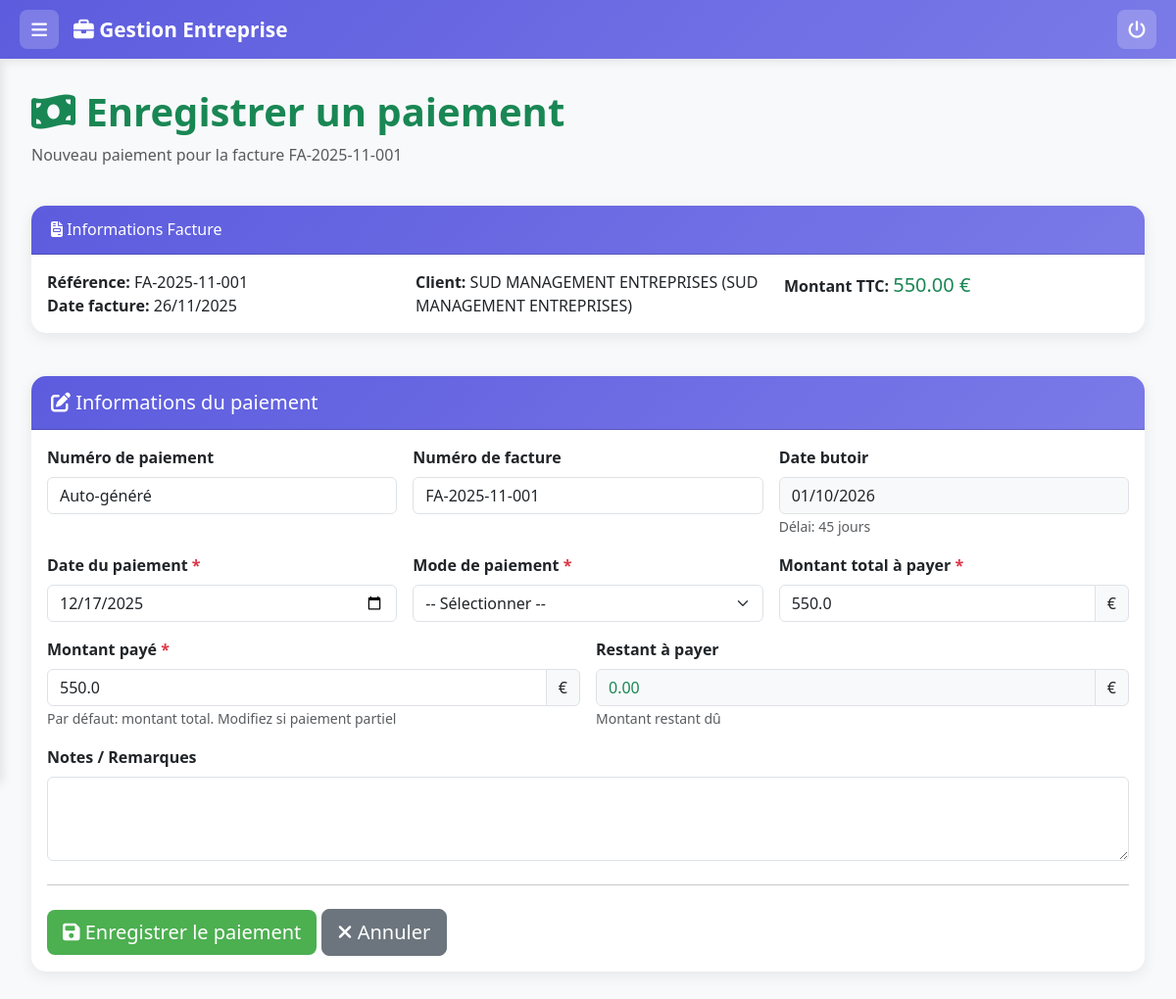
Page /paiement/saisie?prestation_id=3 on the committed database.
### app.py (models this page shows, shortened)
class Facture(db.Model):
    __tablename__ = 'factures'
    id = db.Column(db.Integer, primary_key=True)
    prestation_id = db.Column(db.Integer, db.ForeignKey('prestations.id'), nullable=False)
    reference_facture = db.Column(db.String(100), unique=True, nullable=False)  # FA-27.2020-12-039
    date_facture = db.Column(db.Date, nullable=False)
    date_envoi = db.Column(db.Date)
    reference_paiement = db.Column(db.String(100))
    date_paiement = db.Column(db.Date)
    mail_envoi = db.Column(db.String(200))  # Email destinataire
    deplacement_prix_ht = db.Column(db.Float, default=0)
    fourniture_prix_ht = db.Column(db.Float, default=0)
    prestation_prix_ht = db.Column(db.Float, default=0)
    acompte_prix_ht = db.Column(db.Float, default=0)
    remise = db.Column(db.Float, default=0)  # En pourcentage ou montant
    majoration = db.Column(db.Float, default=0)
    remise_ht = db.Column(db.Float, default=0)
    total_prix_ht = db.Column(db.Float)
    tva_applicable = db.Column(db.Float, default=0)  # En pourcentage
    total_ttc = db.Column(db.Float)
    commentaire = db.Column(db.Text)
    rib = db.Column(db.String(200))
    date_creation = db.Column(db.DateTime, default=datetime.utcnow)
    prestation = db.relationship('Prestation', backref=db.backref('factures', cascade='all, delete-orphan'))
    lignes_deplacement = db.relationship('LigneFactureDeplacement', backref='facture', lazy=True, cascade='all, delete-orphan')
    lignes_fourniture = db.relationship('LigneFactureFourniture', backref='facture', lazy=True, cascade='all, delete-orphan')
    lignes_prestation = db.relationship('LigneFacturePrestation', backref='facture', lazy=True, cascade='all, delete-orphan')

class Client(db.Model):
    __tablename__ = 'clients'
    id = db.Column(db.Integer, primary_key=True)
    nom = db.Column(db.String(100), nullable=False)
    prenom = db.Column(db.String(100))
    entreprise = db.Column(db.String(200))
    email = db.Column(db.String(120))
    telephone = db.Column(db.String(20))
    adresse = db.Column(db.Text)
    code_postal = db.Column(db.String(10))
    ville = db.Column(db.String(100))
    notes = db.Column(db.Text)
    date_creation = db.Column(db.DateTime, default=datetime.utcnow)
    actif = db.Column(db.Boolean, default=True)
    delai_paiement_jours = db.Column(db.Integer, default=30)  # Délai de paiement en jours
    calendrier_google = db.Column(db.String(500))  # ID du calendrier Google dédié à ce client
    statut_client = db.Column(db.String(50), default='Client')  # 'Prospect' ou 'Client'
    date_conversion = db.Column(db.DateTime)  # Date de conversion d'un prospect en client
    prestations = db.relationship('Prestation', backref='client', lazy=True, cascade='all, delete-orphan')
    contacts = db.relationship('Contact', backref='client', lazy=True, cascade='all, delete-orphan')

### app.py (the view, shortened to what this page needs)
@app.route('/paiement/saisie', methods=['GET', 'POST'])
def paiement_saisie():
    facture_id = request.args.get('facture_id', type=int)
    paiement_id = request.args.get('paiement_id', type=int)
    prestation_id = request.args.get('prestation_id', type=int)
    facture = None
    paiement = None
    date_butoir_calculee = None
    if prestation_id and not facture_id:
        facture = Facture.query.filter_by(prestation_id=prestation_id).first()
        if facture:
            facture_id = facture.id
    if facture_id:
        facture = Facture.query.get_or_404(facture_id)
        paiement = Paiement.query.filter_by(facture_id=facture_id).first()
        if not paiement and facture.date_facture and facture.prestation and facture.prestation.client:
            delai = facture.prestation.client.delai_paiement_jours or 30
            date_butoir_calculee = facture.date_facture + timedelta(days=delai)
    elif paiement_id:
        paiement = Paiement.query.get_or_404(paiement_id)
        facture = paiement.facture
    return render_template('paiement_saisie.html', facture=facture, paiement=paiement, date_butoir_calculee=date_butoir_calculee)

### templates/paiement_saisie.html (shortened to what this page needs)
{% extends "base.html" %}
{% block content %}
<div class="row mb-4">
    <div class="col-12">
        <h1 class="display-6 fw-bold text-success">
            <i class="fas fa-money-bill-wave"></i> Enregistrer un paiement
        </h1>
        <p class="text-muted">
            {% if paiement %}
                Modifier le paiement {{ paiement.numero_paiement }}
            {% else %}
                Nouveau paiement pour la facture {{ facture.reference_facture }}
            {% endif %}
        </p>
    </div>
</div>
{% if facture %}
<div class="row mb-4">
    <div class="col-12">
        <div class="card border-info">
            <div class="card-header bg-info text-white">
                <h6 class="mb-0"><i class="fas fa-file-invoice"></i> Informations Facture</h6>
            </div>
            <div class="card-body">
                <div class="row">
                    <div class="col-md-4">
                        <strong>Référence:</strong> {{ facture.reference_facture }}<br>
                        <strong>Date facture:</strong> {{ facture.date_facture.strftime('%d/%m/%Y') if facture.date_facture else '-' }}
                    </div>
                    <div class="col-md-4">
                        <strong>Client:</strong>
                        {% if facture.prestation and facture.prestation.client %}
                            {{ facture.prestation.client.nom }}
                            {% if facture.prestation.client.entreprise %}
                                ({{ facture.prestation.client.entreprise }})
                            {% endif %}
                        {% endif %}
                    </div>
                    <div class="col-md-4">
                        <strong>Montant TTC:</strong> <span class="text-success fs-5">{{ "%.2f"|format(facture.total_ttc or 0) }} €</span>
                    </div>
                </div>
            </div>
        </div>
    </div>
</div>
{% endif %}
<form method="POST">
    <div class="row">
        <div class="col-12">
            <div class="card">
                <div class="card-header bg-success text-white">
                    <h5 class="mb-0"><i class="fas fa-edit"></i> Informations du paiement</h5>
                </div>
                <div class="card-body">
                    <div class="row g-3">
                        <div class="col-md-4">
                            <label class="form-label fw-bold">Numéro de paiement</label>
                            <input type="text" class="form-control"
                                   value="{{ paiement.numero_paiement if paiement else 'Auto-généré' }}"
                                   readonly>
                        </div>
                        <div class="col-md-4">
                            <label class="form-label fw-bold">Numéro de facture</label>
                            <input type="text" class="form-control"
                                   value="{{ facture.reference_facture if facture else (paiement.numero_facture if paiement else '-') }}"
                                   readonly>
                        </div>
                        <div class="col-md-4">
                            <label class="form-label fw-bold">Date butoir</label>
                            <input type="date" class="form-control bg-light"
                                   value="{{ paiement.date_butoir.strftime('%Y-%m-%d') if paiement and paiement.date_butoir else (date_butoir_calculee.strftime('%Y-%m-%d') if date_butoir_calculee else '') }}"
                                   readonly>
                            {% if (paiement and paiement.date_butoir) or date_butoir_calculee %}
                                <small class="text-muted">
                                    Délai: {{ facture.prestation.client.delai_paiement_jours if facture and facture.prestation and facture.prestation.client else 30 }} jours
                                </small>
                            {% endif %}
                        </div>
                        <div class="col-md-4">
                            <label for="date_paiement" class="form-label fw-bold">
                                Date du paiement <span class="text-danger">*</span>
                            </label>
                            <input type="date" class="form-control" id="date_paiement" name="date_paiement"
                                   value="{{ paiement.date_paiement.strftime('%Y-%m-%d') if paiement and paiement.date_paiement else datetime.now().strftime('%Y-%m-%d') }}"
                                   required>
                        </div>
                        <div class="col-md-4">
                            <label for="mode_paiement" class="form-label fw-bold">
                                Mode de paiement <span class="text-danger">*</span>
                            </label>
                            <select class="form-select" id="mode_paiement" name="mode_paiement" required>
                                <option value="">-- Sélectionner --</option>
                            </select>
                        </div>
                        <div class="col-md-4">
                            <label for="montant_total" class="form-label fw-bold">
                                Montant total à payer <span class="text-danger">*</span>
                            </label>
                            <div class="input-group">
                                <input type="number" step="0.01" class="form-control" id="montant_total" name="montant_total"
                                       value="{{ paiement.montant_total if paiement else (facture.total_ttc if facture else 0) }}"
                                       required>
                                <span class="input-group-text">€</span>
                            </div>
                        </div>
                        <div class="col-md-6">
                            <label for="montant_paye" class="form-label fw-bold">
                                Montant payé <span class="text-danger">*</span>
                            </label>
                            <div class="input-group">
                                <input type="number" step="0.01" class="form-control" id="montant_paye" name="montant_paye"
                                       value="{{ paiement.montant_paye if paiement else (facture.total_ttc if facture else 0) }}"
                                       required>
                                <span class="input-group-text">€</span>
                            </div>
                            <small class="text-muted">Par défaut: montant total. Modifiez si paiement partiel</small>
                        </div>
                        <div class="col-md-6">
                            <label class="form-label fw-bold">Restant à payer</label>
                            <div class="input-group">
                                <input type="text" class="form-control bg-light" id="restant_a_payer" readonly>
                                <span class="input-group-text">€</span>
                            </div>
                            <small class="text-muted">Montant restant dû</small>
                        </div>
                        <div class="col-12">
                            <label for="notes" class="form-label fw-bold">Notes / Remarques</label>
                            <textarea class="form-control" id="notes" name="notes" rows="3">{{ paiement.notes if paiement else '' }}</textarea>
                        </div>
                    </div>
                    <hr class="my-4">
                    <div class="row">
                        <div class="col-12">
                            <button type="submit" class="btn btn-success btn-lg">
                                <i class="fas fa-save"></i> Enregistrer le paiement
                            </button>
                            <a href="{{ url_for('prestation_detail', prestation_id=facture.prestation_id) if facture else url_for('index') }}"
                               class="btn btn-secondary btn-lg">
                                <i class="fas fa-times"></i> Annuler
                            </a>
                        </div>
                    </div>
                </div>
            </div>
        </div>
    </div>
</form>
{% endblock %}

### templates/base.html (style rules this page uses)
:root { --primary-color: #5D5CDE; --secondary-color: #4CAF50; --danger-color: #F44336; --warning-color: #FF9800; --dark-color: #2C3E50; --light-bg: #F8F9FA; --sidebar-width: 260px; --sidebar-collapsed-width: 0px; --header-height: 60px; }
body { font-family: 'Segoe UI', Tahoma, Geneva, Verdana, sans-serif; background-color: var(--light-bg); margin: 0; padding: 0; }
.card { border: none; border-radius: 15px; box-shadow: 0 4px 15px rgba(0,0,0,0.08); transition: transform 0.3s, box-shadow 0.3s; margin-bottom: 20px; }
.card-header { background: linear-gradient(135deg, var(--primary-color) 0%, #7B7AE8 100%); color: white; border-radius: 15px 15px 0 0 !important; font-weight: 600; padding: 15px 20px; }
.btn-success { background: var(--secondary-color); border: none; border-radius: 8px; }

### rows in the picture
Facture: reference_facture "FA-2025-11-001", date_facture "26/11/2025", total_ttc "550.00", montant_total "550.0", montant_paye "550.0"
Client: prestation.client.nom "SUD MANAGEMENT ENTREPRISES", prestation.client.entreprise "SUD MANAGEMENT ENTREPRISES", prestation.client "45"
